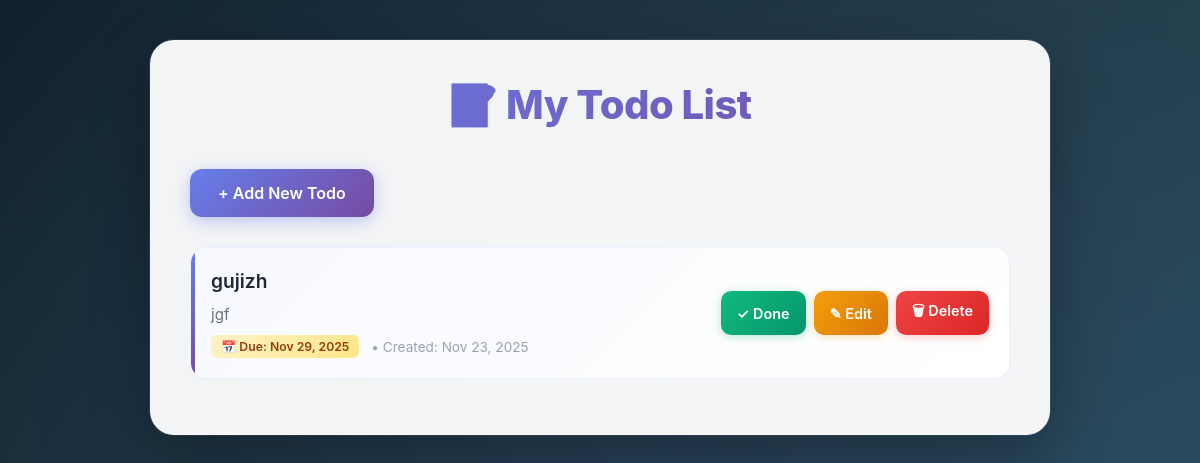
The page / on the database its author committed.
### todo/models.py (models this page shows, shortened)
class Todo(models.Model):
    title = models.CharField(max_length=200)
    description = models.TextField(blank=True)
    due_date = models.DateField(null=True, blank=True)
    completed = models.BooleanField(default=False)
    priority = models.CharField(
        max_length=10,
        choices=Priority.choices,
        default=Priority.MEDIUM
    )
    category = models.ForeignKey(
        Category,
        on_delete=models.SET_NULL,
        null=True,
        blank=True,
        related_name='todos'
    )
    completed_at = models.DateTimeField(null=True, blank=True)
    created_at = models.DateTimeField(default=timezone.now)
    updated_at = models.DateTimeField(auto_now=True)
    class Meta:
        ordering = ['-created_at']
        verbose_name = 'Todo'
        verbose_name_plural = 'Todos'

### todo/views.py (the view)
# urls.py: path('', views.todo_list, name='todo_list'),
def todo_list(request):
    todos = Todo.objects.all()
    return render(request, 'todo/home.html', {'todos': todos})

### todo/templates/todo/home.html (shortened to what this page needs)
<!DOCTYPE html>
<html lang="en">
<head>
</head>
<body>
    <div class="container">
        <h1>📝 My Todo List</h1>
        <a href="{% url 'todo_create' %}" class="add-btn">+ Add New Todo</a>
        {% if todos %}
            {% for todo in todos %}
            <div class="todo-item {% if todo.completed %}completed{% endif %}">
                <div class="todo-content">
                    <h3>{{ todo.title }}</h3>
                    {% if todo.description %}
                        <p>{{ todo.description }}</p>
                    {% endif %}
                    <div class="todo-meta">
                        {% if todo.due_date %}
                            <span class="due-date">📅 Due: {{ todo.due_date|date:"M d, Y" }}</span>
                        {% endif %}
                        <span>• Created: {{ todo.created_at|date:"M d, Y" }}</span>
                    </div>
                </div>
                <div class="todo-actions">
                    <a href="{% url 'todo_toggle' todo.pk %}" class="btn btn-toggle">
                        {% if todo.completed %}✗ Undo{% else %}✓ Done{% endif %}
                    </a>
                    <a href="{% url 'todo_edit' todo.pk %}" class="btn btn-edit">✎ Edit</a>
                    <a href="{% url 'todo_delete' todo.pk %}" class="btn btn-delete"
                       onclick="return confirm('Are you sure you want to delete this todo?')">🗑 Delete</a>
                </div>
            </div>
            {% endfor %}
        {% else %}
            <div class="empty-state">
                <p>No todos yet! Start by adding your first task.</p>
            </div>
        {% endif %}
    </div>
</body>
</html>

### todo/templates/todo/home.html (style rules this page uses)
* { margin: 0; padding: 0; box-sizing: border-box; }
body { font-family: 'Inter', -apple-system, BlinkMacSystemFont, 'Segoe UI', Roboto, sans-serif; background: linear-gradient(135deg, #0f2027 0%, #203a43 50%, #2c5364 100%); min-height: 100vh; padding: 40px 20px; position: relative; overflow-x: hidden; }
body::before { content: ''; position: fixed; top: -50%; right: -50%; width: 200%; height: 200%; background: radial-gradient(circle, rgba(99, 102, 241, 0.1) 0%, transparent 70%); animation: rotate 20s linear infinite; }
.container { max-width: 900px; margin: 0 auto; background: rgba(255, 255, 255, 0.95); backdrop-filter: blur(20px); border-radius: 24px; box-shadow: 0 20px 60px rgba(0, 0, 0, 0.3), 0 0 0 1px rgba(255, 255, 255, 0.1); padding: 40px; position: relative; z-index: 1; }
h1 { background: linear-gradient(135deg, #667eea 0%, #764ba2 100%); -webkit-background-clip: text; -webkit-text-fill-color: transparent; background-clip: text; font-size: 2.5em; font-weight: 800; margin-bottom: 40px; text-align: center; letter-spacing: -0.5px; }
.add-btn { display: inline-flex; align-items: center; gap: 8px; background: linear-gradient(135deg, #667eea 0%, #764ba2 100%); color: white; padding: 14px 28px; text-decoration: none; border-radius: 12px; margin-bottom: 30px; font-weight: 600; transition: all 0.3s cubic-bezier(0.4, 0, 0.2, 1); box-shadow: 0 4px 15px rgba(102, 126, 234, 0.4); }
.todo-item { background: linear-gradient(135deg, #f8f9ff 0%, #ffffff 100%); padding: 20px; margin-bottom: 16px; border-radius: 16px; display: flex; justify-content: space-between; align-items: center; border: 1px solid rgba(102, 126, 234, 0.1); transition: all 0.3s cubic-bezier(0.4, 0, 0.2, 1); position: relative; overflow: hidden; }
.todo-item::before { content: ''; position: absolute; left: 0; top: 0; height: 100%; width: 4px; background: linear-gradient(180deg, #667eea 0%, #764ba2 100%); transition: width 0.3s ease; }
.todo-content { flex: 1; padding-right: 20px; }
.todo-content h3 { color: #1f2937; font-size: 1.2em; font-weight: 600; margin-bottom: 8px; line-height: 1.4; }
.todo-content p { color: #6b7280; font-size: 0.95em; line-height: 1.6; margin-bottom: 8px; }
.todo-meta { display: flex; gap: 12px; font-size: 0.85em; color: #9ca3af; align-items: center; }
.due-date { display: inline-flex; align-items: center; gap: 4px; background: linear-gradient(135deg, #fef3c7 0%, #fde68a 100%); color: #92400e; padding: 4px 10px; border-radius: 6px; font-weight: 600; font-size: 0.9em; }
.todo-actions { display: flex; gap: 8px; flex-shrink: 0; }
.btn { padding: 10px 16px; border: none; border-radius: 10px; cursor: pointer; text-decoration: none; font-size: 0.9em; font-weight: 600; transition: all 0.3s cubic-bezier(0.4, 0, 0.2, 1); display: inline-flex; align-items: center; gap: 4px; white-space: nowrap; }
.btn-toggle { background: linear-gradient(135deg, #10b981 0%, #059669 100%); color: white; box-shadow: 0 2px 8px rgba(16, 185, 129, 0.3); }
.btn-edit { background: linear-gradient(135deg, #f59e0b 0%, #d97706 100%); color: white; box-shadow: 0 2px 8px rgba(245, 158, 11, 0.3); }
.btn-delete { background: linear-gradient(135deg, #ef4444 0%, #dc2626 100%); color: white; box-shadow: 0 2px 8px rgba(239, 68, 68, 0.3); }

### rows shown on the page
Todo: title "gujizh", description "jgf", due_date "Nov 29, 2025", created_at "Nov 23, 2025", completed "✓ Done"
